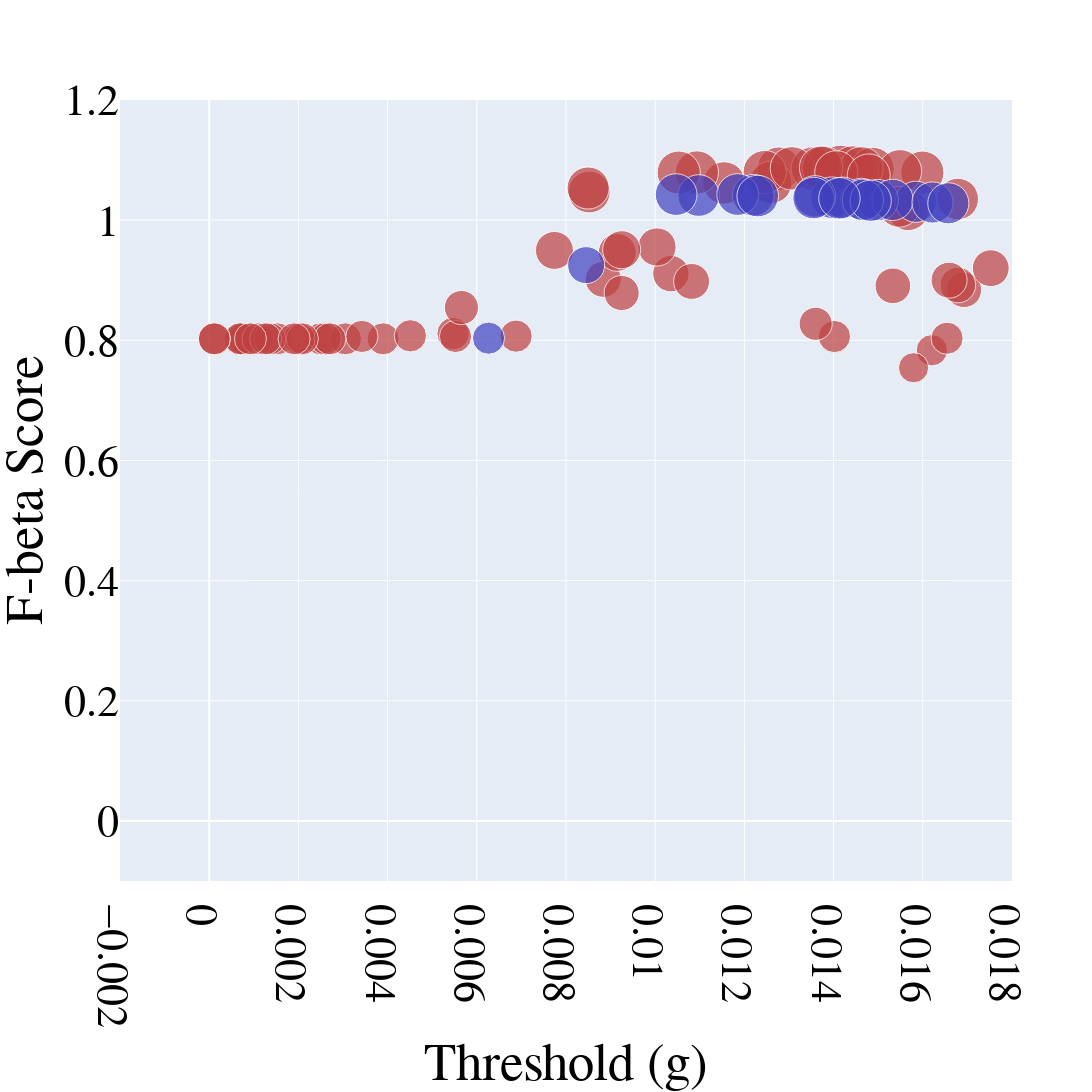

The code cell stored with this chart in its notebook:
### Code cell
import plotly.graph_objects as go
import numpy as np

# Function to map a value in [1, 65] to a saturation percentage between 30% and 100%
def value_to_saturation(val, min_val=1, max_val=65, min_sat=0.5, max_sat=1.0, gamma=2):
    """
    Normalize the value to [0, 1], then apply a gamma transformation
    to obtain a non-linear mapping, and finally scale to [min_sat, max_sat].
    """
    norm = (val - min_val) / (max_val - min_val)
    sat = min_sat + (norm ** gamma) * (max_sat - min_sat)
    return round(sat * 100, 1)  # Return as percentage

# For R_PRE (red): use hue=0 and apply the saturation mapping to each third-column value
colors_red = [f'hsl(0, {value_to_saturation(val)}%, 50%)' for val in R_PRE[:, 2]]

# For R_ONB (blue): use hue=240 and apply the saturation mapping to each third-column value
colors_blue = [f'hsl(240, {value_to_saturation(val)}%, 50%)' for val in R_ONB[:, 2]]

# Font customization variables
font_family = "Times New Roman"
font_size = 44
font_color = "black"

# Create figure object
fig = go.Figure()

# Add first dataset R_PRE (red)
fig.add_trace(go.Scatter(
    x=R_PRE[:, 0],       # x-axis: threshold (first column)
    y=R_PRE[:, 2],       # y-axis: duration (second column)
    mode='markers',      # markers only
    marker=dict(
        size=R_PRE[:, 2] * 40,  # marker size scaled from the third column values
        color=colors_red        # marker color with saturation based on non-linear mapping
    ),
    name='R_PRE'
))

# Add second dataset R_ONB (blue)
fig.add_trace(go.Scatter(
    x=R_ONB[:, 0],       # x-axis: threshold (first column)
    y=R_ONB[:, 2],       # y-axis: duration (second column)
    mode='markers',      # markers only
    marker=dict(
        size=R_ONB[:, 2] * 40,  # marker size scaled from the third column values
        color=colors_blue       # marker color with saturation based on non-linear mapping
    ),
    name='R_ONB'
))

# Update overall layout: set font, square canvas, axis labels, and hide legend
fig.update_layout(
    font=dict(
        family=font_family,
        size=font_size,
        color=font_color
    ),
    width=1600,
    height=1600,
    showlegend=False,
    xaxis_title="Threshold (g)",
    yaxis_title="F-beta Score"
)

# Update x-axis range and tick font
fig.update_xaxes(
    range=[-0.002, 0.018],
    tickfont=dict(family=font_family, size=font_size, color=font_color)
)

# Update y-axis range and tick font
fig.update_yaxes(
    range=[-0.1, 1.2],
    tickfont=dict(family=font_family, size=font_size, color=font_color)
)

# save the plot as png
# fig.write_image("Threshold-F_beta.png")

# Show plot
fig.show()

### Figure 1 — Plotly figure (JSON) as saved in the notebook; plotly's stock layout.template omitted (floating-point values rounded to 4 significant figures)
{"data": [{"marker": {"color": ["hsl(0, 50.0%, 50%)", "hsl(0, 50.0%, 50%)", "hsl(0, 50.0%, 50%)", "hsl(0, 50.0%, 50%)", "hsl(0, 50.0%, 50%)", "hsl(0, 50.0%, 50%)", "hsl(0, 50.0%, 50%)", "hsl(0, 50.0%, 50%)", "hsl(0, 50.0%, 50%)", "hsl(0, 50.0%, 50%)", "hsl(0, 50.0%, 50%)", "hsl(0, 50.0%, 50%)", "hsl(0, 50.0%, 50%)", "hsl(0, 50.0%, 50%)", "hsl(0, 50.0%, 50%)", "hsl(0, 50.0%, 50%)", "hsl(0, 50.0%, 50%)", "hsl(0, 50.0%, 50%)", "hsl(0, 50.0%, 50%)", "hsl(0, 50.0%, 50%)", "hsl(0, 50.0%, 50%)", "hsl(0, 50.0%, 50%)", "hsl(0, 50.0%, 50%)", "hsl(0, 50.0%, 50%)", "hsl(0, 50.0%, 50%)", "hsl(0, 50.0%, 50%)", "hsl(0, 50.0%, 50%)", "hsl(0, 50.0%, 50%)", "hsl(0, 50.0%, 50%)", "hsl(0, 50.0%, 50%)", "hsl(0, 50.0%, 50%)", "hsl(0, 50.0%, 50%)", "hsl(0, 50.0%, 50%)", "hsl(0, 50.0%, 50%)", "hsl(0, 50.0%, 50%)", "hsl(0, 50.0%, 50%)", "hsl(0, 50.0%, 50%)", "hsl(0, 50.0%, 50%)", "hsl(0, 50.0%, 50%)", "hsl(0, 50.0%, 50%)", "hsl(0, 50.0%, 50%)", "hsl(0, 50.0%, 50%)", "hsl(0, 50.0%, 50%)", "hsl(0, 50.0%, 50%)", "hsl(0, 50.0%, 50%)", "hsl(0, 50.0%, 50%)", "hsl(0, 50.0%, 50%)", "hsl(0, 50.0%, 50%)", "hsl(0, 50.0%, 50%)", "hsl(0, 50.0%, 50%)", "hsl(0, 50.0%, 50%)", "hsl(0, 50.0%, 50%)", "hsl(0, 50.0%, 50%)", "hsl(0, 50.0%, 50%)", "hsl(0, 50.0%, 50%)", "hsl(0, 50.0%, 50%)", "hsl(0, 50.0%, 50%)", "hsl(0, 50.0%, 50%)", "hsl(0, 50.0%, 50%)", "hsl(0, 50.0%, 50%)", "hsl(0, 50.0%, 50%)", "hsl(0, 50.0%, 50%)", "hsl(0, 50.0%, 50%)", "hsl(0, 50.0%, 50%)", "hsl(0, 50.0%, 50%)"], "size": [41.87, 32.1, 36.44, 32.45, 42.48, 43.54, 35.36, 32.1, 43.17, 32.1, 32.1, 43.43, 31.34, 43.43, 30.17, 32.25, 41.41, 42.51, 32.1, 38.21, 43.2, 35.68, 32.1, 32.1, 32.1, 32.1, 32.1, 40.66, 32.14, 43.5, 42.14, 32.1, 32.28, 33.1, 43.41, 43.45, 32.1, 43.26, 36.06, 37.98, 43.49, 32.26, 37.85, 32.1, 35.92, 38.03, 32.1, 36.8, 40.89, 32.26, 43.45, 32.3, 43.49, 32.1, 43.18, 32.1, 34.18, 43.19, 42.98, 35.15, 36.0, 43.17, 35.63, 32.1, 32.1]}, "mode": "markers", "name": "R_PRE", "type": "scatter", "x": [0.00852, 0.002498, 0.01035, 0.00547, 0.01155, 0.01416, 0.01692, 0.003899, 0.01599, 0.003056, 0.0007887, 0.01277, 0.0162, 0.01353, 0.01579, 0.01402, 0.01679, 0.01259, 0.0006822, 0.01004, 0.01246, 0.01678, 0.0007037, 0.001525, 0.002606, 0.0001173, 0.002013, 0.01567, 0.01654, 0.01443, 0.008496, 0.002706, 0.006881, 0.0136, 0.01487, 0.01307, 0.001094, 0.01549, 0.008835, 0.00774, 0.01378, 0.003424, 0.00915, 0.0001138, 0.01082, 0.009248, 0.001361, 0.01752, 0.01547, 0.005522, 0.01463, 0.00451, 0.01372, 0.002087, 0.01094, 0.001265, 0.005656, 0.01406, 0.01479, 0.009247, 0.01659, 0.01053, 0.01533, 0.0009245, 0.001904], "y": [1.047, 0.8025, 0.911, 0.8113, 1.062, 1.089, 0.8839, 0.8025, 1.079, 0.8025, 0.8025, 1.086, 0.7834, 1.086, 0.7543, 0.8063, 1.035, 1.063, 0.8025, 0.9553, 1.08, 0.892, 0.8025, 0.8025, 0.8025, 0.8025, 0.8025, 1.016, 0.8035, 1.088, 1.053, 0.8025, 0.807, 0.8275, 1.085, 1.086, 0.8025, 1.081, 0.9016, 0.9496, 1.087, 0.8065, 0.9463, 0.8025, 0.898, 0.9508, 0.8025, 0.9201, 1.022, 0.8064, 1.086, 0.8075, 1.087, 0.8025, 1.079, 0.8025, 0.8545, 1.08, 1.074, 0.8787, 0.9001, 1.079, 0.8907, 0.8025, 0.8025]}, {"marker": {"color": ["hsl(240, 50.0%, 50%)", "hsl(240, 50.0%, 50%)", "hsl(240, 50.0%, 50%)", "hsl(240, 50.0%, 50%)", "hsl(240, 50.0%, 50%)", "hsl(240, 50.0%, 50%)", "hsl(240, 50.0%, 50%)", "hsl(240, 50.0%, 50%)", "hsl(240, 50.0%, 50%)", "hsl(240, 50.0%, 50%)", "hsl(240, 50.0%, 50%)", "hsl(240, 50.0%, 50%)", "hsl(240, 50.0%, 50%)", "hsl(240, 50.0%, 50%)", "hsl(240, 50.0%, 50%)", "hsl(240, 50.0%, 50%)", "hsl(240, 50.0%, 50%)", "hsl(240, 50.0%, 50%)", "hsl(240, 50.0%, 50%)", "hsl(240, 50.0%, 50%)"], "size": [41.5, 41.41, 41.49, 41.66, 41.64, 41.23, 41.34, 41.7, 41.71, 41.35, 37.01, 41.58, 32.14, 41.47, 41.6, 41.18, 41.35, 41.3, 41.12, 41.46]}, "mode": "markers", "name": "R_ONB", "type": "scatter", "x": [0.01396, 0.01462, 0.0142, 0.0122, 0.01098, 0.01584, 0.01499, 0.01047, 0.01185, 0.01532, 0.008451, 0.01358, 0.006263, 0.01355, 0.0123, 0.01622, 0.01466, 0.01483, 0.01657, 0.01413], "y": [1.037, 1.035, 1.037, 1.041, 1.041, 1.031, 1.033, 1.043, 1.043, 1.034, 0.9251, 1.039, 0.8036, 1.037, 1.04, 1.029, 1.034, 1.032, 1.028, 1.036]}], "layout": {"font": {"color": "black", "family": "Times New Roman", "size": 44}, "height": 1600, "showlegend": false, "width": 1600, "xaxis": {"range": [-0.002, 0.018], "tickfont": {"color": "black", "family": "Times New Roman", "size": 44}, "title": {"text": "Threshold (g)"}}, "yaxis": {"range": [-0.1, 1.2], "tickfont": {"color": "black", "family": "Times New Roman", "size": 44}, "title": {"text": "F-beta Score"}}}}
